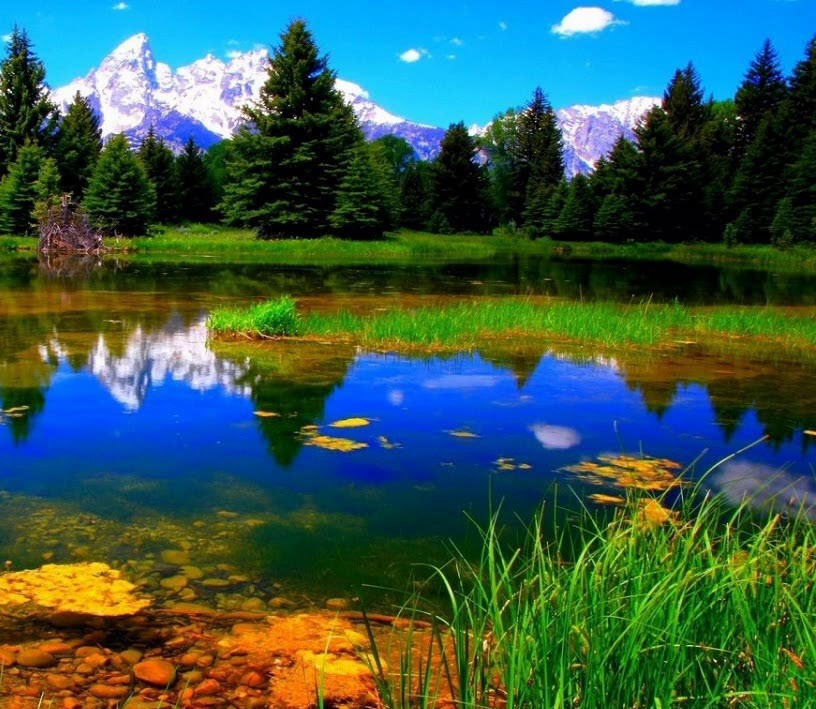
#> input picture original_image_right.jpg, 816 x 709 px
$ python main.py original_image_right.jpg original_image_left.jpg
#> lines starting #> are read from the running program, lines starting #| are printed output that depends on the picture
### ImageStitch.py
# ### AI 第五期 CV 课 Classic CV project 1： Image Stitching
# #### Student: Chen Yaofeng

"""
The image stitching algorithm consists of four steps:

Step #1: Detect keypoints (DoG, Harris, etc.) and extract local invariant descriptors (SIFT, SURF, etc.) from the two input images.
Step #2: Match the descriptors between the two images.
Step #3: Use the RANSAC algorithm to estimate a homography matrix using our matched feature vectors.
Step #4: Apply a warping transformation using the homography matrix obtained from Step #3.

"""
import numpy as np
import cv2 as cv

class FindKeyPointsAndMatching:
    def __init__(self):
        self.sift = cv.xfeatures2d.SIFT_create()
        self.brute = cv.BFMatcher()

    # [19 lines left out: function is_CV_correct, not called in this run]
    def get_key_points(self, img_left, img_right):
        img1 = cv.cvtColor(img_right, cv.COLOR_BGR2GRAY)  ## Note: here img1=img_right, but in the main.py image1=img_left
        img2 = cv.cvtColor(img_left, cv.COLOR_BGR2GRAY)   ##            img2=img_left

        # find the key points and descriptors with SIFT
        ## sift = cv.xfeatures2d.SIFT_create(), use self.sift

        # Here kp will be a list of keypoints and des is a numpy array of shape Number_of_Keypoints×128.
        kp1, kp2 = {}, {}
        print('=======>Detecting key points.')
        # kp1, des1 = self.sift.detectAndCompute(img1,None)
        # kp2, des2 = self.sift.detectAndCompute(img2,None)
        kp1['kp'], kp1['des'] = self.sift.detectAndCompute(img1,None)
        kp2['kp'], kp2['des'] = self.sift.detectAndCompute(img2,None)
        return kp1, kp2


        """
        Step #2: Match the descriptors between the two images.
        """

    def match(self, kp1, kp2):
        print('=======>Matching key points.')

        FLANN_INDEX_KDTREE = 1  ## FLANN_INDEX_KDTREE = 0  0 or 1 does not change the results.
         ### FLANN_INDEX_KDTREE:
         ### (The upper case should have been a hint that these are meant as descriptive labels of fixed integer values.)
         ### https://stackoverflow.com/questions/42397009/what-values-does-the-algorithm-parametre-take-in-opencvs-flannbasedmatcher-cons
        index_params = dict(algorithm = FLANN_INDEX_KDTREE, trees = 5)
        search_params = dict(checks = 50)
        match = cv.FlannBasedMatcher(index_params, search_params)
        matches = match.knnMatch(kp1['des'],kp2['des'], k=2)

        ## Select the top best matches for each descriptor of an image.
        ## filter out through all the matches to obtain the best ones by applying ratio test using the top 2 matches obtained above.
        good_matches = []
        for m,n in matches:
            if m.distance < 0.03*n.distance:
                good_matches.append(m)

        """
        Step #3: Use the RANSAC algorithm to estimate a homography matrix using our matched feature vectors.
        """
        """
        Now we set a condition that atleast 10 matches (defined by MIN_MATCH_COUNT) are to be there to find the object.
        Otherwise simply show a message saying not enough matches are present.
        If enough matches are found, we extract the locations of matched keypoints in both the images.
        They are passed to find the perpective transformation. Once we get this 3x3 transformation matrix,
        we use it to transform the corners of queryImage to corresponding points in trainImage.
        """
        MIN_MATCH_COUNT = 10  ## The minimum number should be 4, because we need at least 4 points to find homo_matrix

        if len(good_matches) > MIN_MATCH_COUNT:

            keypoints1 = kp1['kp']
            keypoints2 = kp2['kp']
            src_pts = np.float32([ keypoints1[m.queryIdx].pt for m in good_matches ]).reshape(-1,1,2)
            dst_pts = np.float32([ keypoints2[m.trainIdx].pt for m in good_matches ]).reshape(-1,1,2)

            print("=======> Random sampling and computing the homography matrix.")
            """
            # ransacReprojThreshold:
            #Maximum allowed reprojection error to treat a point pair as an inlier (used in the RANSAC method only).
            # If srcPoints and dstPoints are measured in pixels, it usually makes sense to set this parameter
              somewhere in the range of 1 to 10.
            # https://docs.opencv.org/2.4/modules/calib3d/doc/camera_calibration_and_3d_reconstruction.html?highlight=findhomography
            """
            homo_matrix, _ = cv.findHomography(src_pts, dst_pts, cv.RANSAC, 5.0)
            return homo_matrix
            # [5 lines of commented-out code are left out]
        else:
            print ("Not enough matches are found - %d/%d" % (len(good_matches),MIN_MATCH_COUNT))
            return None


        """
        Step #4: Apply a warping transformation using the homography matrix obtained from Step #3.
        """
class StitchTwoImages:
    def __init__(self):
        pass

    def stitch(self, img_left, img_right, homo_matrix):
        dst = cv.warpPerspective(img_right, homo_matrix ,(img_left.shape[1] + img_right.shape[1], img_left.shape[0]))
        ## cv.imshow("dst", dst)
        dst[0:img_left.shape[0], 0:img_left.shape[1]] = img_left

        # [6 lines of commented-out code are left out]

        return dst

        """
        Step #5: trim the stitched image and output the final image.
        """
    # [20 lines left out: function trim, not called in this run]

### main.py
import cv2 as cv
import sys
import ImageStitch as imgstitch   # ImageStitch is the code I wrote to define all the related functions. utils

if __name__ == '__main__':

    # [17 lines of commented-out code are left out]

    if sys.argv[1] and sys.argv[2]:

        ## https://www.pythonforbeginners.com/argv/more-fun-with-sys-argv

        image1 = cv.imread(sys.argv[1])
#> image1 is the input picture: shape (709, 816, 3); mean B, G, R 78.2, 90.5, 57.4
        image2 = cv.imread(sys.argv[2])
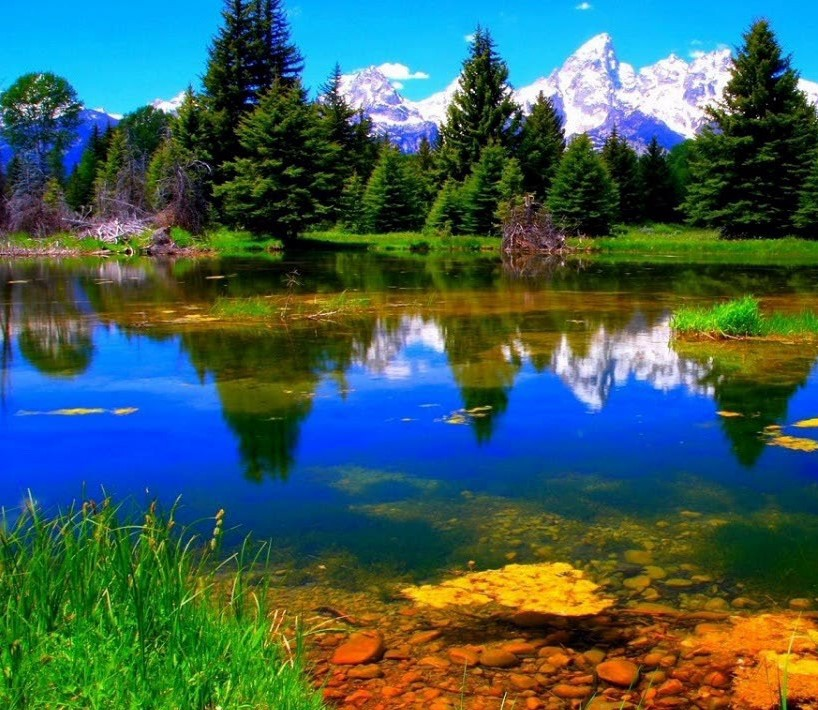
#> input picture original_image_left.jpg, 818 x 710 px
#> image2 is the input picture: shape (710, 818, 3); mean B, G, R 87.8, 94.6, 62.3
        stitch_match = imgstitch.FindKeyPointsAndMatching()
        kp1, kp2 = stitch_match.get_key_points(img_left = image1, img_right = image2)
#> in get_key_points, `img1 = cv.cvtColor(img_right, cv.COLOR_BGR2GRAY)`:
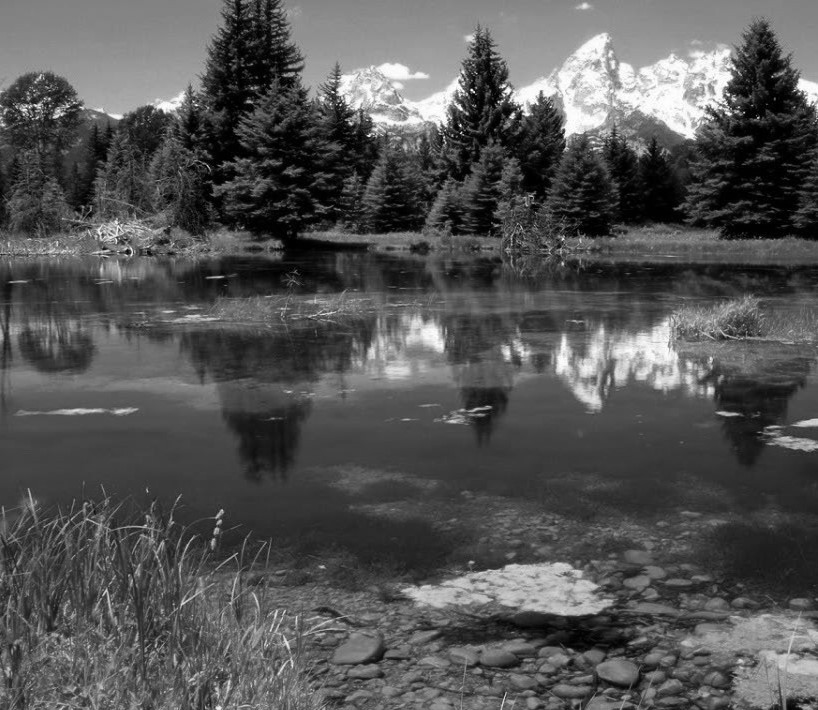
#> img1: shape (710, 818); min 0, max 255, mean 84.2
#> in get_key_points, `img2 = cv.cvtColor(img_left, cv.COLOR_BGR2GRAY)`:
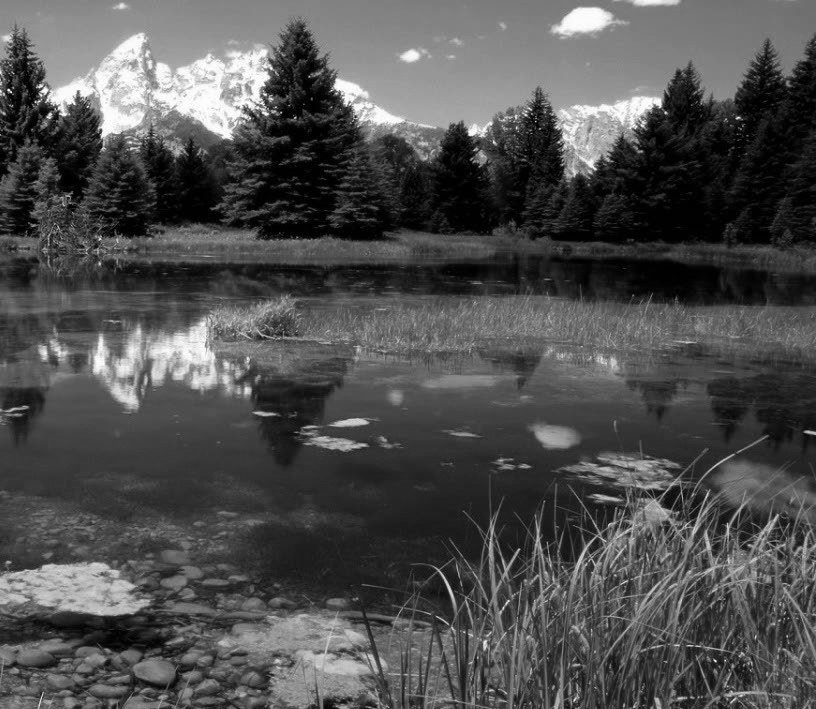
#> img2: shape (709, 816); min 0, max 255, mean 79.2
#> kp1 = 2 items; kp2 = 2 items
        homo_matrix = stitch_match.match(kp1, kp2)
#> in match, `matches = match.knnMatch(kp1['des'],kp2['des'], k=2)`: matches = 5936 matches
#> after the loop in match, `for m,n in matches:`: good_matches = 145 matches
#> in match, `keypoints1 = kp1['kp']`: keypoints1 = 5936 keypoints; strongest (x, y, size): (460, 125, 1.9), (369, 136, 2), (512, 116, 3.9), (728, 94, 2)
#> in match, `keypoints2 = kp2['kp']`: keypoints2 = 5400 keypoints; strongest (x, y, size): (666, 113, 2), (49, 116, 3.9), (738, 118, 2.3), (265, 94, 2)
#> in match, `src_pts = np.float32([ keypoints1[m.queryIdx].pt for m in good_matches..`: src_pts = 145 rows, first 8: [481.9, 585.7], [495.2, 192.6], [496.8, 93.18], [496.8, 120.1], [499.8, 184.6], [499.8, 184.6], [504.7, 607.4], [506.4, 352.4]
#> in match, `dst_pts = np.float32([ keypoints2[m.trainIdx].pt for m in good_matches..`: dst_pts = 145 rows, first 8: [18.88, 585.7], [32.39, 192.7], [33.83, 93.25], [33.88, 120.2], [36.78, 184.6], [36.78, 184.6], [41.56, 607.4], [43.43, 352.4]
#> in match, `homo_matrix, _ = cv.findHomography(src_pts, dst_pts, cv.RANSAC, 5.0)`: homo_matrix = [[1, -1.94e-05, -463], [-2.18e-05, 1, 0.0443], [2.97e-08, -2.6e-07, 1]]
        stitch_merge = imgstitch.StitchTwoImages()
        dst = stitch_merge.stitch(img_left = image1, img_right = image2, homo_matrix = homo_matrix)
#> in stitch, `dst = cv.warpPerspective(img_right, homo_matrix ,(img_left.shape[1] + ..`:
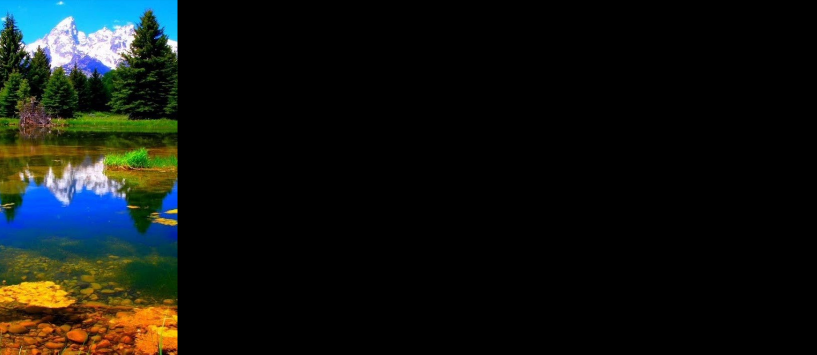
#> dst: shape (709, 1634, 3) (shown at 1/2 size); mean B, G, R 16.9, 20, 16.5
#> in stitch, `dst[0:img_left.shape[0], 0:img_left.shape[1]] = img_left`:
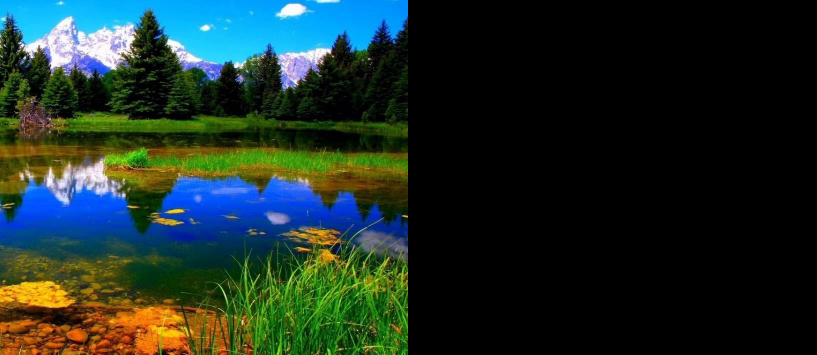
#> dst: shape (709, 1634, 3) (shown at 1/2 size); mean B, G, R 39, 45.2, 28.7
        #print("dst.shape()", dst.info)
#> (the run stopped early here; a loop or call above may not have finished)
